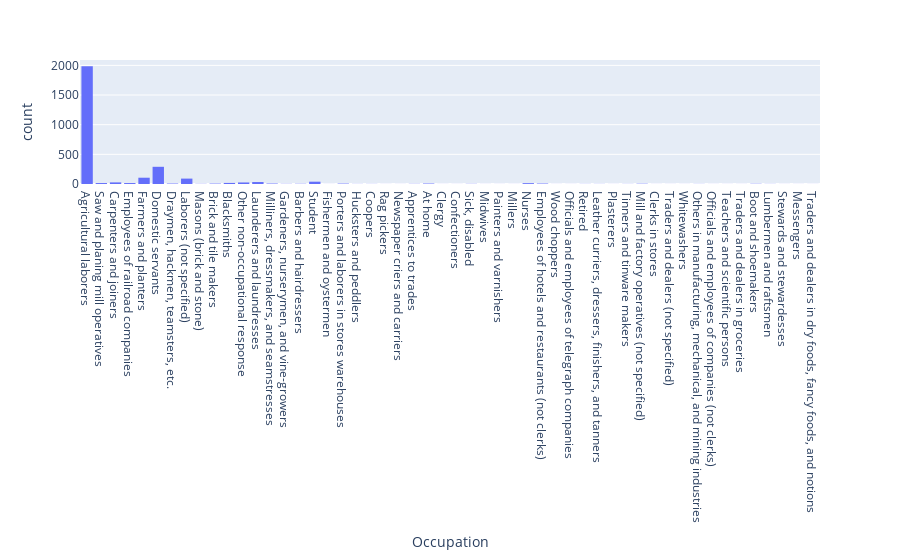

This figure's notebook cell:
### Code cell
fig1870 = px.histogram(df1870, x="Occupation")
fig1870.show()

### Figure 1 — Plotly figure (JSON) as saved in the notebook; plotly's stock layout.template omitted (floating-point values rounded to 4 significant figures; data arrays with more than 128 entries replaced by an {"elided": "..."} marker saying what was removed)
{"data": [{"alignmentgroup": "True", "bingroup": "x", "hovertemplate": "Occupation=%{x}<br>count=%{y}<extra></extra>", "legendgroup": "", "marker": {"color": "#636efa", "pattern": {"shape": ""}}, "name": "", "offsetgroup": "", "orientation": "v", "showlegend": false, "type": "histogram", "x": {"elided": "2767 str values"}, "xaxis": "x", "yaxis": "y"}], "layout": {"barmode": "relative", "legend": {"tracegroupgap": 0}, "margin": {"t": 60}, "xaxis": {"anchor": "y", "domain": [0, 1], "title": {"text": "Occupation"}}, "yaxis": {"anchor": "x", "domain": [0, 1], "title": {"text": "count"}}}}
